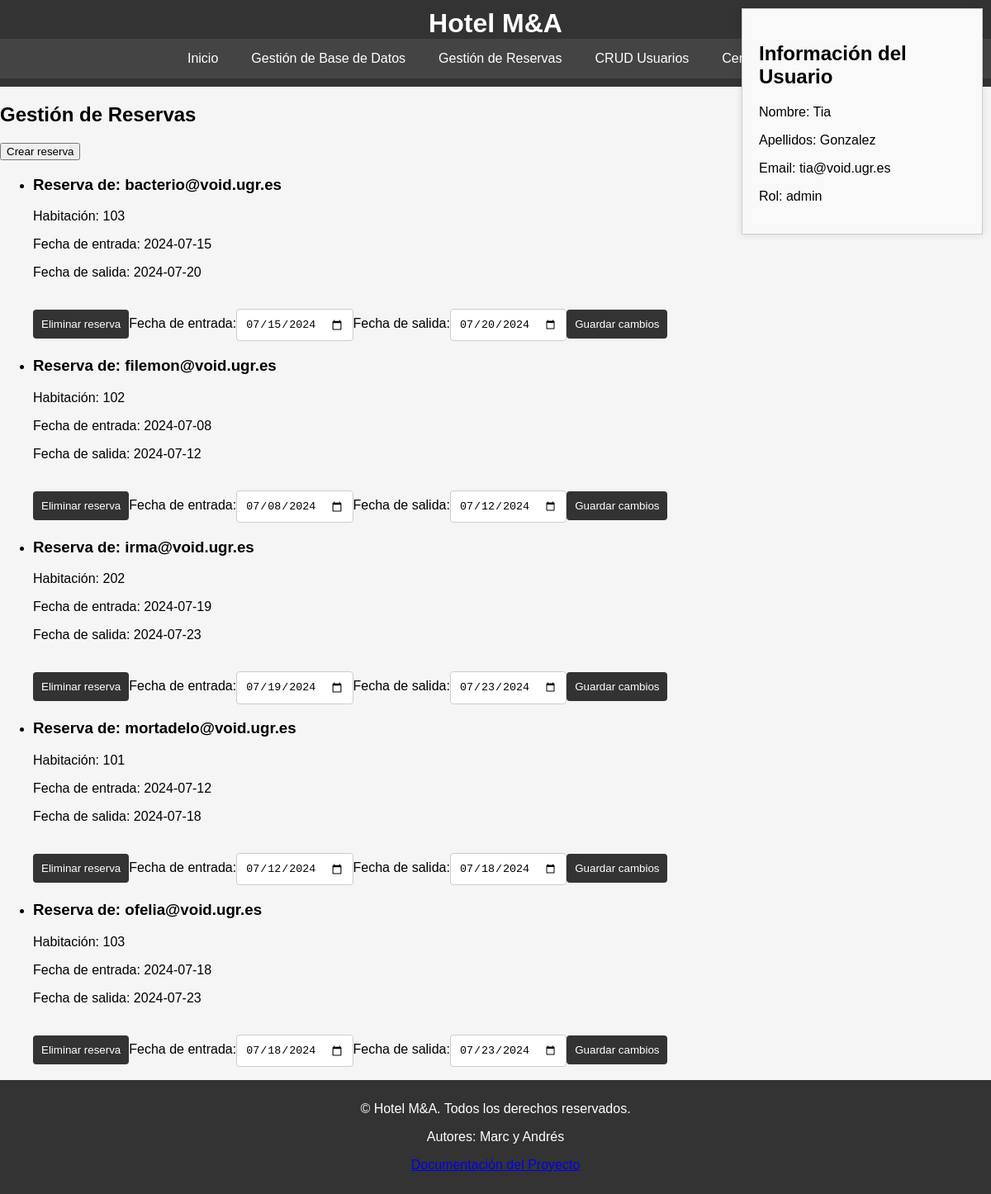
The app's page /vista/reserva_recepcionista.php (signed in) with its own data.
### tables this page shows
CREATE TABLE `reserva` (
  `email` varchar(99) NOT NULL,
  `num_hab` int(11) NOT NULL,
  `personas` int(11) NOT NULL,
  `comentarios` varchar(100) NOT NULL,
  `entrada` date NOT NULL,
  `salida` date NOT NULL,
  `Estado` enum('Operativa','Pendiente','Confirmada') NOT NULL,
  `Marca` date NOT NULL,
  PRIMARY KEY (`email`,`num_hab`),
  KEY `num_hab` (`num_hab`),
  CONSTRAINT `reserva_ibfk_1` FOREIGN KEY (`email`) REFERENCES `usuario` (`email`) ON DELETE CASCADE ON UPDATE CASCADE,
  CONSTRAINT `reserva_ibfk_2` FOREIGN KEY (`num_hab`) REFERENCES `habitacion` (`numero`) ON DELETE CASCADE ON UPDATE CASCADE
);

### modelos/conectbd.php (called while the page is built, shortened)
<?php
function conectarBD() {
    $connection = new mysqli(DB_HOST, DB_USER, DB_PASSWORD, DB_NAME);
    return $connection;
}
?>

### controlador/controlador.php (called while the page is built, shortened)
<?php
require_once(__DIR__ .'/../modelos/conectbd.php');
require_once(__DIR__ .'/../modelos/funcionesdb.php');
class ControladorSolicitud {
    private $conexion;
    public function __construct() {
        $this->conexion = conectarBD();
    }
    public function obtenerDatosUsuario($email) {
        $nombre = obtenerNombre($this->conexion, $email);
        $apellido = obtenerApellido($this->conexion, $email);
        $email = obtenerEmail($this->conexion, $email);
        $rol = obtenerRol($this->conexion, $email);
        return [
            'nombre' => $nombre,
            'apellido' => $apellido,
            'email' => $email,
            'rol' => $rol
        ];
    }
}
?>

### modelos/funcionesdb.php (called while the page is built, shortened)
<?php
function obtenerNombre($conexion, $email){
    $stmt = $conexion->prepare("SELECT nombre FROM usuario WHERE email = ?");
    $stmt->bind_param("s", $email);
    $stmt->execute();
    $resultado = $stmt->get_result();
    if($resultado->num_rows > 0){
        return $resultado->fetch_assoc()['nombre'];
    } else {
        return null;
    }
}
function obtenerApellido($conexion, $email){
    $stmt = $conexion->prepare("SELECT apellido FROM usuario WHERE email = ?");
    $stmt->bind_param("s", $email);
    $stmt->execute();
    $resultado = $stmt->get_result();
    if($resultado->num_rows > 0){
        return $resultado->fetch_assoc()['apellido'];
    } else {
        return null;
    }
}
function obtenerEmail($conexion, $email){
    $stmt = $conexion->prepare("SELECT email FROM usuario WHERE email = ?");
    $stmt->bind_param("s", $email);
    $stmt->execute();
    $resultado = $stmt->get_result();
    if($resultado->num_rows > 0){
        return $resultado->fetch_assoc()['email'];
    } else {
        return null;
    }
}
function obtenerRol($conexion, $email){
    $stmt = $conexion->prepare("SELECT rol FROM usuario WHERE email = ?");
    $stmt->bind_param("s", $email);
    $stmt->execute();
    $resultado = $stmt->get_result();
    if($resultado->num_rows > 0){
        return $resultado->fetch_assoc()['rol'];
    } else {
        return null;
    }
}
function conectar(){
    $conexion = new mysqli("localhost", "andresgarrido2324", "raRlaKmWlaoI7LMK", "andresgarrido2324");
    return $conexion;
}
function obtener_reservas(){
    $conexion = conectar();
    $sql = "SELECT * FROM reserva";
    $resultado = $conexion->query($sql);
    $reservas = array();
    while($fila = $resultado->fetch_assoc()){
        $reservas[] = $fila;
    }
    return $reservas;
}
?>

### vista/reserva_recepcionista.php (the view, shortened to what this page needs)
<?php
include '../modelos/funcionesdb.php';
$reservas = obtener_reservas();
?>
<!DOCTYPE html>
<html>
<head>
    <link rel="stylesheet" href="styles.css">
</head>
<body>
<?php include 'header.php'; ?>
<main>
    <section>
        <h2>Gestión de Reservas</h2>
        <button onclick="document.getElementById('crear-reserva-form').style.display='block'">Crear reserva</button>
        <?php
            require_once '../controlador/controlador.php';
            if (isset($_COOKIE['rol']) && ($_COOKIE['rol'] === 'recepcionista' || $_COOKIE['rol'] === 'admin')) {
                $controlador = new ControladorSolicitud();
                $infoususario = $controlador->obtenerDatosUsuario($_COOKIE['usuario']);
                echo '
                <div class="info-usuario">
                    <h2>Información del Usuario</h2>
                    <p>Nombre: '. htmlspecialchars($infoususario['nombre']) .'</p>
                    <p>Apellidos: '. htmlspecialchars($infoususario['apellido']) .' </p>
                    <p>Email: '. htmlspecialchars($infoususario['email']) .' </p>
                    <p>Rol: '. htmlspecialchars($infoususario['rol']) .' </p>
                </div>';
            }
        ?>
        <?php
        if (count($reservas) > 0) {
            echo "<ul>";
            foreach ($reservas as $fila) {
                echo "<li>";
                echo "<h3>Reserva de: " . htmlspecialchars($fila["email"]) . "</h3>";
                echo "<p>Habitación: " . htmlspecialchars($fila["num_hab"]) . "</p>";
                echo "<p>Fecha de entrada: " . htmlspecialchars($fila["entrada"]) . "</p>";
                echo "<p>Fecha de salida: " . htmlspecialchars($fila["salida"]) . "</p>";
                echo "<form method='POST' action='eliminar_reserva.php' style='display:inline;'>";
                echo "<button type='submit'>Eliminar reserva</button>";
                echo "</form>";
                echo "<form method='POST' action='procesar_edicion_reserva.php' style='display:inline;'>";
                echo "<label for='entrada'>Fecha de entrada:</label>";
                echo "<input type='date' id='entrada' name='entrada' value='" . htmlspecialchars($fila["entrada"]) . "'>";
                echo "<label for='salida'>Fecha de salida:</label>";
                echo "<input type='date' id='salida' name='salida' value='" . htmlspecialchars($fila["salida"]) . "'>";
                echo "<button type='submit'>Guardar cambios</button>";
                echo "</form>";
                echo "</li>";
            }
            echo "</ul>";
        } else {
            echo "<p>No hay reservas disponibles.</p>";
        }
        ?>
    </section>
</main>
<?php include 'footer.php'; ?>
</body>
</html>

### vista/styles.css (style rules this page uses)
body { font-family: Arial, sans-serif; margin: 0; padding: 0; background-color: #f5f5f5; }
form { display: flex; flex-direction: column; }
form label { margin-top: 10px; }
form input[type="text"], form input[type="email"], form input[type="password"], form input[type="date"], form input[type="number"] { padding: 10px; margin-top: 5px; border: 1px solid #ccc; border-radius: 4px; }
form button { margin-top: 20px; padding: 10px; background-color: #333; color: white; border: none; cursor: pointer; border-radius: 4px; }
.info-usuario { position: absolute; right: 10px; top: 10px; padding: 20px; border: 1px solid #ccc; background-color: #f9f9f9; width: 250px; box-shadow: 0 0 10px rgba(0, 0, 0, 0.1); font-family: Arial, sans-serif; }

### records on screen
reserva: email "bacterio@void.ugr.es", num_hab "103", entrada "2024-07-15", salida "2024-07-20", entrada "07/15/2024", salida "07/20/2024"
reserva: email "filemon@void.ugr.es", num_hab "102", entrada "2024-07-08", salida "2024-07-12", entrada "07/08/2024", salida "07/12/2024"
reserva: email "irma@void.ugr.es", num_hab "202", entrada "2024-07-19", salida "2024-07-23", entrada "07/19/2024", salida "07/23/2024"
reserva: email "mortadelo@void.ugr.es", num_hab "101", entrada "2024-07-12", salida "2024-07-18", entrada "07/12/2024", salida "07/18/2024"
reserva: email "ofelia@void.ugr.es", num_hab "103", entrada "2024-07-18", salida "2024-07-23", entrada "07/18/2024", salida "07/23/2024"

### other values on screen
$infoususario['nombre'] "Tia"
$infoususario['apellido'] "Gonzalez"
$infoususario['email'] "tia@void.ugr.es"
$infoususario['rol'] "admin"
